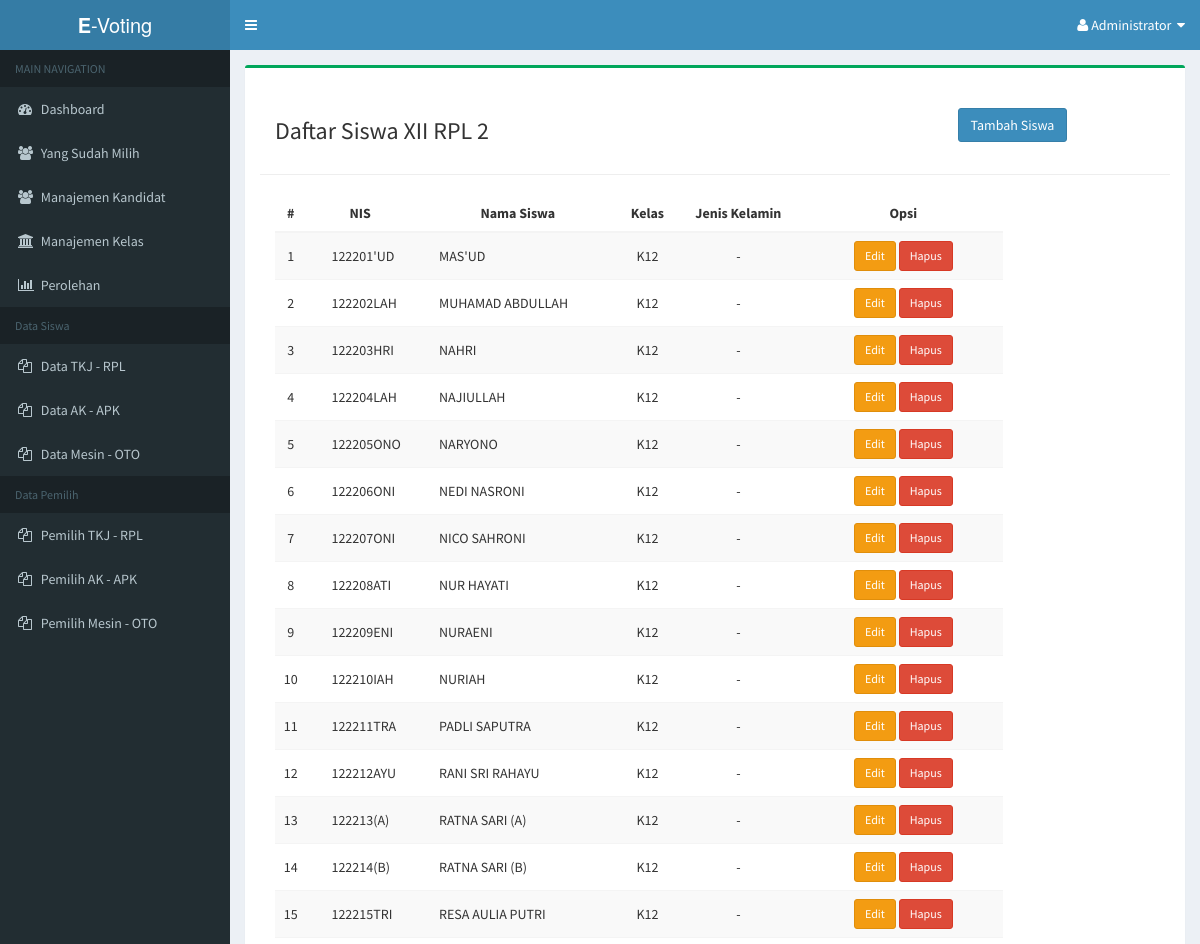
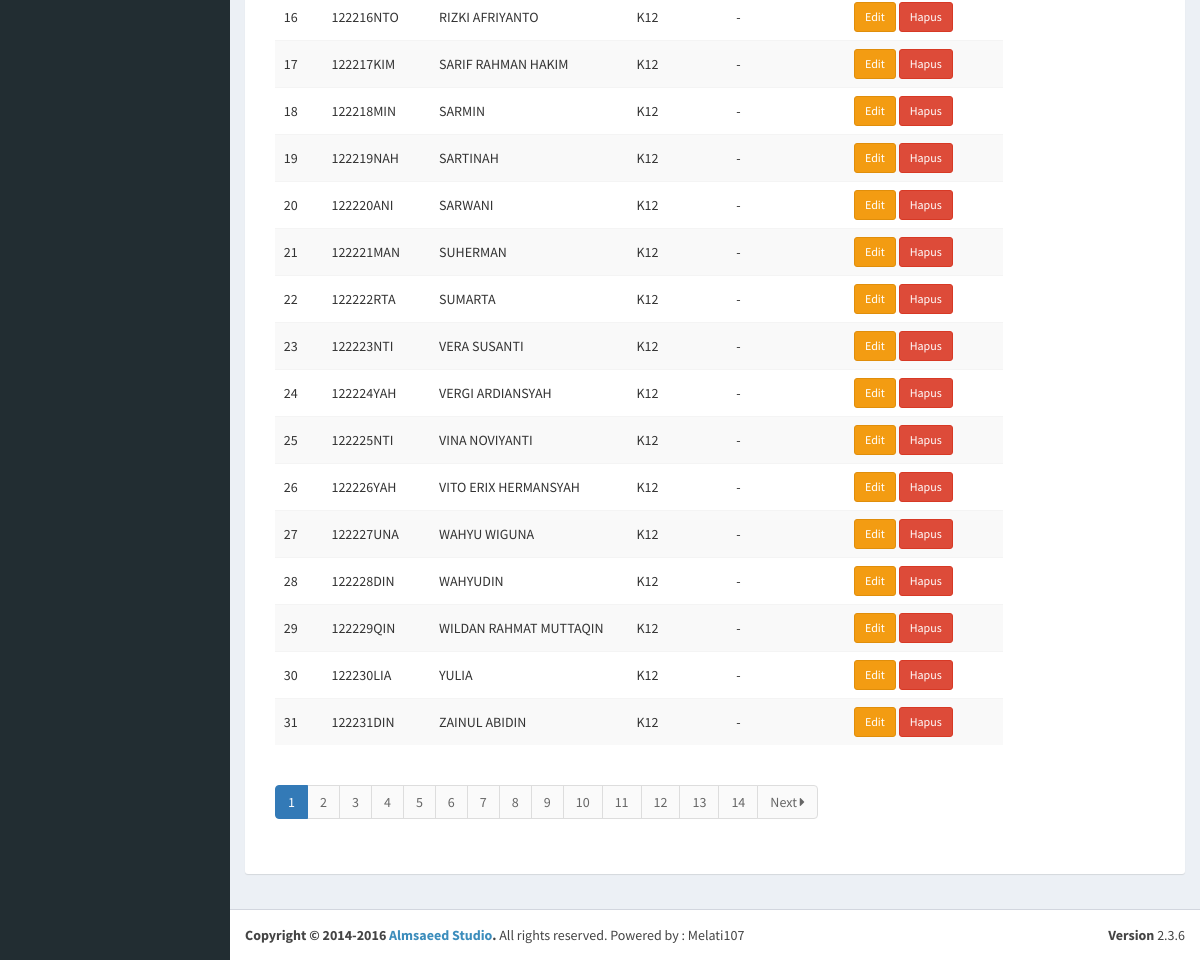
The page /admin/dashboard.php?page=XII-RPL-2 (signed in) on the database its author committed (2 pictures, top to bottom).
### tables this page shows
CREATE TABLE IF NOT EXISTS `t_user` (
  `id_user` varchar(10) NOT NULL,
  `fullname` varchar(50) NOT NULL,
  `id_kelas` varchar(3) NOT NULL,
  `jk` enum('L','P') NOT NULL,
  `pemilih` enum('Y','N') NOT NULL DEFAULT 'Y'
);

### admin/siswa-kelas/XII-RPL-2.php (the view, shortened to what this page needs)
<div class="row">
   <div class="col-md-9 col-sm-9">
      <h3>Daftar Siswa XII RPL 2</h3>
   </div>
   <div class="col-md-3 col-sm-3" style="padding-top:10px;">
      <a class="btn btn-primary" href="?page=user&action=tambah">Tambah Siswa</a>
   </div>
   <hr />
   <div class="col-md-10 col-sm-12">
      <table class="table table-striped table-hover">
            <thead>
                  <tr>
                  <th style="text-align:center;">#</th>
                  <th style="text-align:center;">NIS</th>
                  <th style="text-align:center;">Nama Siswa</th>
                  <th style="text-align:center">Kelas</th>
                  <th width="130px" style="text-align:center;">Jenis Kelamin</th>
                  <th width="200px" style="text-align:center;">Opsi</th>
                  </tr>
            </thead>
            <tbody>
                  <?php
                  require('../include/connection.php');
                  if (isset($_GET['hlm'])) {
                              $hlm = $_GET['hlm'];
                              $no  = (100*$hlm) - 99;
                        } else {
                              $hlm = 1;
                              $no  = 1;
                        }
                  $sql = mysqli_query($con, "SELECT * FROM t_user  WHERE id_kelas='K12' ORDER BY fullname ASC ");
                  if (mysqli_num_rows($sql) > 0) {
                  while($data = mysqli_fetch_array($sql)) {
                        ?>
                        <tr>
                        <td style="text-align:center;vertical-align:middle;">
                              <?php echo $no++; ?>
                        </td>
                        <td style="padding-left:25px;vertical-align:middle;">
                              <?php echo $data['id_user']; ?>
                        </td>
                        <td style="padding-left:25px;vertical-align:middle;">
                              <?php echo $data['fullname']; ?>
                        </td>
                        <td style="text-align:center;vertical-align:middle;">
                              <?php echo $data['id_kelas']; ?>
                        </td>
                        <td style="text-align:center;vertical-align:middle;">
                            -
                        </td>
                        <td style="text-align:center;vertical-align:middle;">
                              <a href="?page=user&action=edit&id=<?php echo $data['id_user']; ?>" class="btn btn-warning btn-sm">
                              Edit
                              </a>
                              <a href="?page=user&action=hapus&id=<?php echo $data['id_user']; ?>" onclick="return confirm('Yakin ingin menghapus user ini ?');" class="btn btn-danger btn-sm">
                              Hapus
                              </a>
                        </td>
                        </tr>
                        <?php
                  }
                  } else {
                  echo "<tr>
                              <td colspan='5' style='text-align:center;'><h4>Belum ada data</h4></td>
                        </tr>";
                  }
                  ?>
            </tbody>
      </table>
      <?php
      echo '<ul class="pagination">';
      ?>
      <?php
         $hitung = mysqli_num_rows(mysqli_query($con, "SELECT * FROM t_user"));
         $total  = ceil($hitung / 100);
         for ($i = 1; $i <= $total ; $i++) {
      ?>
            <li <?php if ($hlm != $i) { echo 'class="waves-effect"'; } else { echo 'class="active"'; } ?>>
               <a href="?page=user&hlm=<?php  echo $i; ?>">
                  <?php  echo $i; ?>
               </a>
            </li>
         <?php
         }
         if ($hlm < $total) {
            $next = $hlm + 1;
         ?>
            <li class="waves-effect">
               <a href="?page=user&hlm=<?php  echo $next; ?>">
                  Next <i class='fa fa-caret-right'></i>
               </a>
            </li>
         <?php
         }
      echo '</ul>';
      ?>
      </div>
</div>

### rows shown on the page
t_user: id_user "122201'UD", fullname "MAS'UD", id_kelas "K12"
t_user: id_user "122202LAH", fullname "MUHAMAD ABDULLAH", id_kelas "K12"
t_user: id_user "122203HRI", fullname "NAHRI", id_kelas "K12"
t_user: id_user "122204LAH", fullname "NAJIULLAH", id_kelas "K12"
t_user: id_user "122205ONO", fullname "NARYONO", id_kelas "K12"
t_user: id_user "122206ONI", fullname "NEDI NASRONI", id_kelas "K12"
t_user: id_user "122207ONI", fullname "NICO SAHRONI", id_kelas "K12"
t_user: id_user "122208ATI", fullname "NUR HAYATI", id_kelas "K12"
t_user: id_user "122209ENI", fullname "NURAENI", id_kelas "K12"
t_user: id_user "122210IAH", fullname "NURIAH", id_kelas "K12"
t_user: id_user "122211TRA", fullname "PADLI SAPUTRA", id_kelas "K12"
t_user: id_user "122212AYU", fullname "RANI SRI RAHAYU", id_kelas "K12"
t_user: id_user "122213(A)", fullname "RATNA SARI (A)", id_kelas "K12"
t_user: id_user "122214(B)", fullname "RATNA SARI (B)", id_kelas "K12"
t_user: id_user "122215TRI", fullname "RESA AULIA PUTRI", id_kelas "K12"
t_user: id_user "122216NTO", fullname "RIZKI AFRIYANTO", id_kelas "K12"
t_user: id_user "122217KIM", fullname "SARIF RAHMAN HAKIM", id_kelas "K12"
t_user: id_user "122218MIN", fullname "SARMIN", id_kelas "K12"
t_user: id_user "122219NAH", fullname "SARTINAH", id_kelas "K12"
t_user: id_user "122220ANI", fullname "SARWANI", id_kelas "K12"
t_user: id_user "122221MAN", fullname "SUHERMAN", id_kelas "K12"
t_user: id_user "122222RTA", fullname "SUMARTA", id_kelas "K12"
t_user: id_user "122223NTI", fullname "VERA SUSANTI", id_kelas "K12"
t_user: id_user "122224YAH", fullname "VERGI ARDIANSYAH", id_kelas "K12"
t_user: id_user "122225NTI", fullname "VINA NOVIYANTI", id_kelas "K12"
t_user: id_user "122226YAH", fullname "VITO ERIX HERMANSYAH", id_kelas "K12"
t_user: id_user "122227UNA", fullname "WAHYU WIGUNA", id_kelas "K12"
t_user: id_user "122228DIN", fullname "WAHYUDIN", id_kelas "K12"
t_user: id_user "122229QIN", fullname "WILDAN RAHMAT MUTTAQIN", id_kelas "K12"
t_user: id_user "122230LIA", fullname "YULIA", id_kelas "K12"
t_user: id_user "122231DIN", fullname "ZAINUL ABIDIN", id_kelas "K12"
